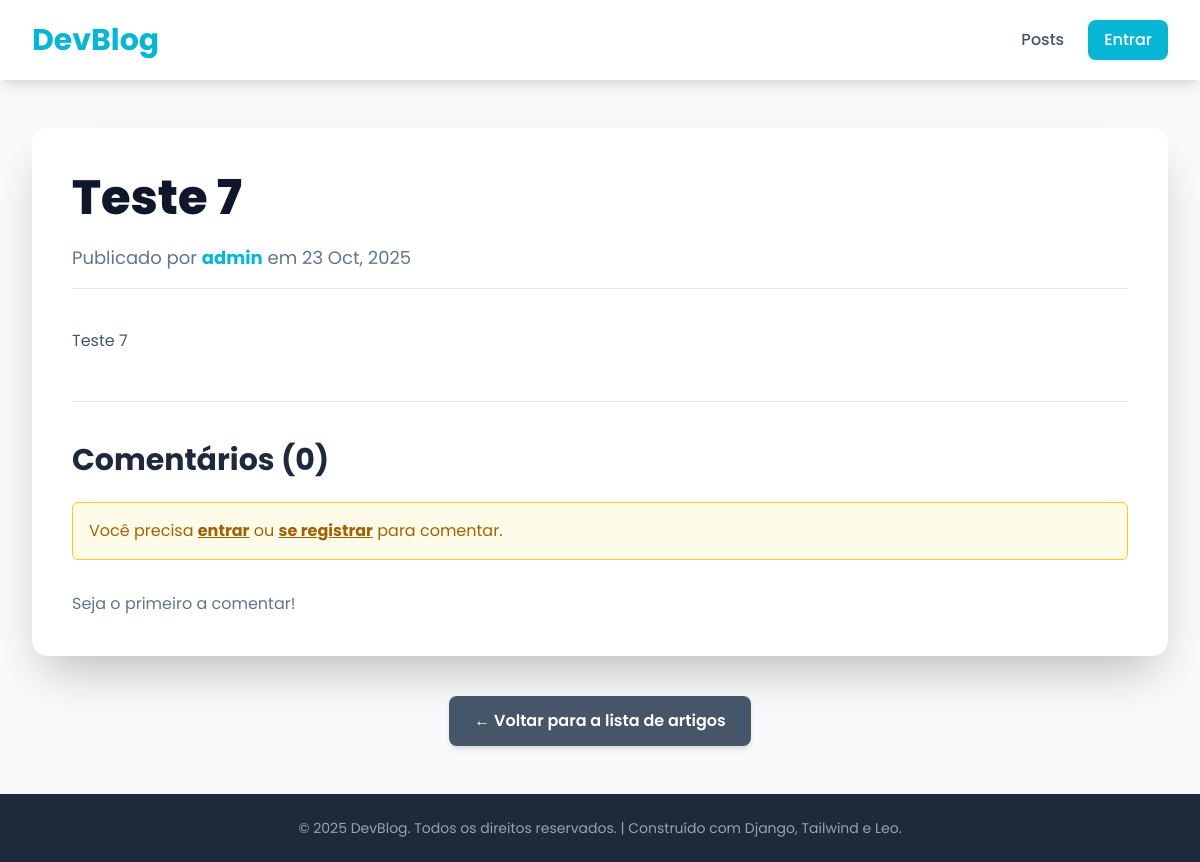
Before: /teste-7/ with the older database file.
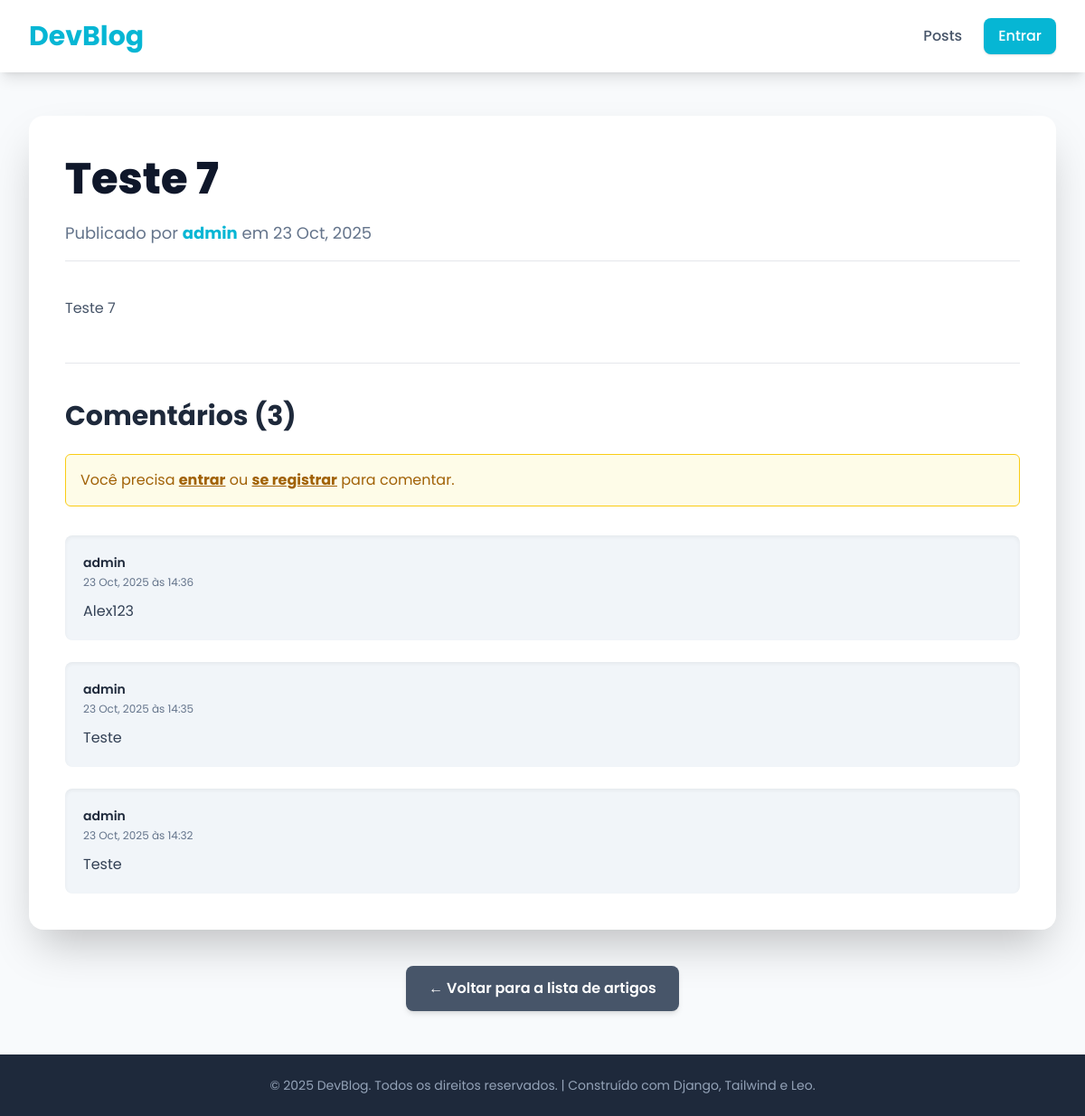
After: the same page with the newer database file.
### posts/models.py (models this page shows, shortened)
class Post(models.Model):
    author = models.ForeignKey(User, on_delete=models.CASCADE, related_name='blog_posts')
    title = models.CharField(max_length=200, verbose_name='Título')
    content = models.TextField(verbose_name='Conteúdo')
    slug = models.SlugField(max_length=200, unique=True)
    created_at = models.DateTimeField(auto_now_add=True, verbose_name='Criado em')
    updated_at = models.DateTimeField(auto_now=True, verbose_name='Última atualização')
    STATUS_CHOICES = (
        ('draft', 'Rascunho'),
        ('published', 'Publicado'),
    )
    status = models.CharField(max_length=10, choices=STATUS_CHOICES, default='draft')
    class Meta:
        ordering = ['-created_at']

class Comment(models.Model):
    post = models.ForeignKey(
        Post,
        on_delete=models.CASCADE,
        related_name='comments',
    )
    author = models.ForeignKey(
        User,
        on_delete=models.CASCADE,
        related_name='user_comments',
    )
    content = models.TextField(verbose_name='Comentário')
    created_at = models.DateTimeField(auto_now_add=True)
    approved = models.BooleanField(default=False)
    class Meta:
        ordering = ['-created_at']

### posts/views.py (the view)
# urls.py: path('<slug:slug>/', PostDetailView.as_view(), name='post_detail'),
class PostDetailView(DetailView):
    model = Post
    template_name = 'posts/post_detail.html'
    context_object_name = 'post'
    def get_queryset(self):
        return Post.objects.filter(status='published')
    def get_context_data(self, **kwargs):
        context = super().get_context_data(**kwargs)
        context['comments'] = self.object.comments.filter(approved=True)
        context['comment_form'] = CommentForm()
        return context
    def post(self, request, *args, **kwargs):
        if not request.user.is_authenticated:
            return redirect('login')
        self.object = self.get_object() # Obtém o post atual
        form = CommentForm(request.POST) # Popula o formulário com os dados
        if form.is_valid():
            new_comment = form.save(commit=False)
            new_comment.post = self.object
            new_comment.author = request.user
            new_comment.save()
            return redirect(self.object.get_absolute_url())
        context = self.get_context_data(object=self.object)
        context['comment_form'] = form # Passa o formulário com os erros de volta
        return self.render_to_response(context)

### posts/templates/posts/post_detail.html (shortened to what this page needs)
{% extends 'base.html' %}
{% block content %}
<article class="full-post bg-white p-10 shadow-2xl rounded-2xl">
    <h1 class="text-5xl font-extrabold text-slate-900 mb-4 leading-tight">{{ post.title }}</h1>
    <p class="meta text-lg text-slate-500 mb-10 border-b pb-4">
        Publicado por <span class="font-bold text-primary">{{ post.author.username }}</span> em {{ post.created_at|date:"d M, Y" }}
    </p>
    <div class="post-content prose prose-slate max-w-none prose-lg mb-12">
        {{ post.content|safe }}
    </div>
    <hr class="my-10">
    <section class="comments-section mt-10">
        <h3 class="text-3xl font-bold mb-6 text-slate-800">
            Comentários ({{ comments|length }})
        </h3>
        {% if user.is_authenticated %}
        <div class="bg-white p-6 rounded-xl shadow-md mb-8 border border-primary/20">
            <h4 class="text-xl font-semibold mb-4 text-slate-700">Deixe seu comentário:</h4>
            <form method="post">
                {% csrf_token %}
                <div class="mb-4">
                    {{ comment_form.content.label_tag }}
                    {{ comment_form.content }}
                    {% if comment_form.content.errors %}
                    <p class="text-sm text-red-600 mt-1">{{ comment_form.content.errors }}</p>
                    {% endif %}
                </div>
                <button type="submit"
                    class="px-5 py-2 border border-transparent text-sm font-medium rounded-lg shadow-sm text-white bg-primary hover:bg-cyan-700 transition duration-150">
                    Enviar Comentário
                </button>
            </form>
        </div>
        {% else %}
        <div class="bg-yellow-50 p-4 rounded-md border border-yellow-400 text-yellow-700 mb-8">
            <p>Você precisa <a href="{% url 'login' %}" class="font-bold underline hover:text-yellow-900">entrar</a> ou
                <a href="{% url 'signup' %}" class="font-bold underline hover:text-yellow-900">se registrar</a> para
                comentar.</p>
        </div>
        {% endif %}
        <div class="space-y-6">
            {% for comment in comments %}
            <div class="comment p-5 bg-slate-100 rounded-lg shadow-inner">
                <p class="font-semibold text-sm mb-1 text-slate-800">{{ comment.author.username }}</p>
                <p class="text-xs text-slate-500 mb-3">{{ comment.created_at|date:"d M, Y \à\s H:i" }}</p>
                <p class="text-slate-700">{{ comment.content }}</p>
            </div>
            {% empty %}
            <p class="text-slate-500">Seja o primeiro a comentar!</p>
            {% endfor %}
        </div>
    </section>
</article>
<p class="mt-10 text-center">
    <a href="{% url 'post_list' %}"
        class="inline-flex items-center px-6 py-3 border border-transparent text-base font-semibold rounded-lg shadow-md text-white bg-secondary hover:bg-slate-700 focus:outline-none focus:ring-2 focus:ring-offset-2 focus:ring-slate-500 transition duration-150">
        ← Voltar para a lista de artigos
    </a>
</p>
{% endblock content %}

### templates/base.html (shortened to what this page needs)
{% load static %}
<!DOCTYPE html>
<html lang="pt-br">
<head>
    <script src="https://cdn.tailwindcss.com"></script>
</head>
<body class="bg-slate-50 text-secondary font-sans min-h-screen flex flex-col">
    <header class="bg-white shadow-lg sticky top-0 z-50">
        <div class="max-w-7xl mx-auto px-4 sm:px-6 lg:px-8 py-5 flex justify-between items-center">
            <h1 class="text-3xl font-bold text-primary hover:text-cyan-700 transition duration-300">
                <a href="{% url 'post_list' %}">DevBlog</a>
            </h1>
            <nav class="space-x-6 text-base font-medium flex items-center">
                <a href="{% url 'post_list' %}" class="text-slate-600 hover:text-primary transition duration-150">Posts</a>
                {% if user.is_authenticated %}
                    <span class="text-slate-500 text-sm">Olá, <span class="font-semibold text-primary">{{ user.username }}</span></span>
                    <form method="post" action="{% url 'logout' %}" style="display:inline;">
                        {% csrf_token %}
                        <button type="submit" class="text-red-500 hover:text-red-700 transition duration-150 text-sm">
                            Sair
                        </button>
                    </form>
                {% else %}
                    <a href="{% url 'login' %}" class="px-4 py-2 bg-primary text-white rounded-lg shadow hover:bg-cyan-700 transition duration-150">Entrar</a>
                {% endif %}
            </nav>
        </div>
    </header>
    <main class="flex-grow max-w-7xl mx-auto px-4 sm:px-6 lg:px-8 py-12 w-full">
        {% block content %}
            {% endblock content %}
    </main>
    <footer class="bg-slate-800 mt-auto py-6">
        <div class="max-w-7xl mx-auto px-4 text-center text-slate-400 text-sm">
            <p>&copy; 2025 DevBlog. Todos os direitos reservados. | Construído com Django, Tailwind e Leo.</p>
        </div>
    </footer>
</body>
</html>

Changed rows visible on the page:
added Comment: author.username "admin", created_at "23 Oct, 2025 às 14:36", content "Alex123"
added Comment: author.username "admin", created_at "23 Oct, 2025 às 14:35", content "Teste"
added Comment: author.username "admin", created_at "23 Oct, 2025 às 14:32", content "Teste"
Other visible differences:
{{ comments|length }}: "0" → "3"
text no longer shown: "Seja o primeiro a comentar!"
